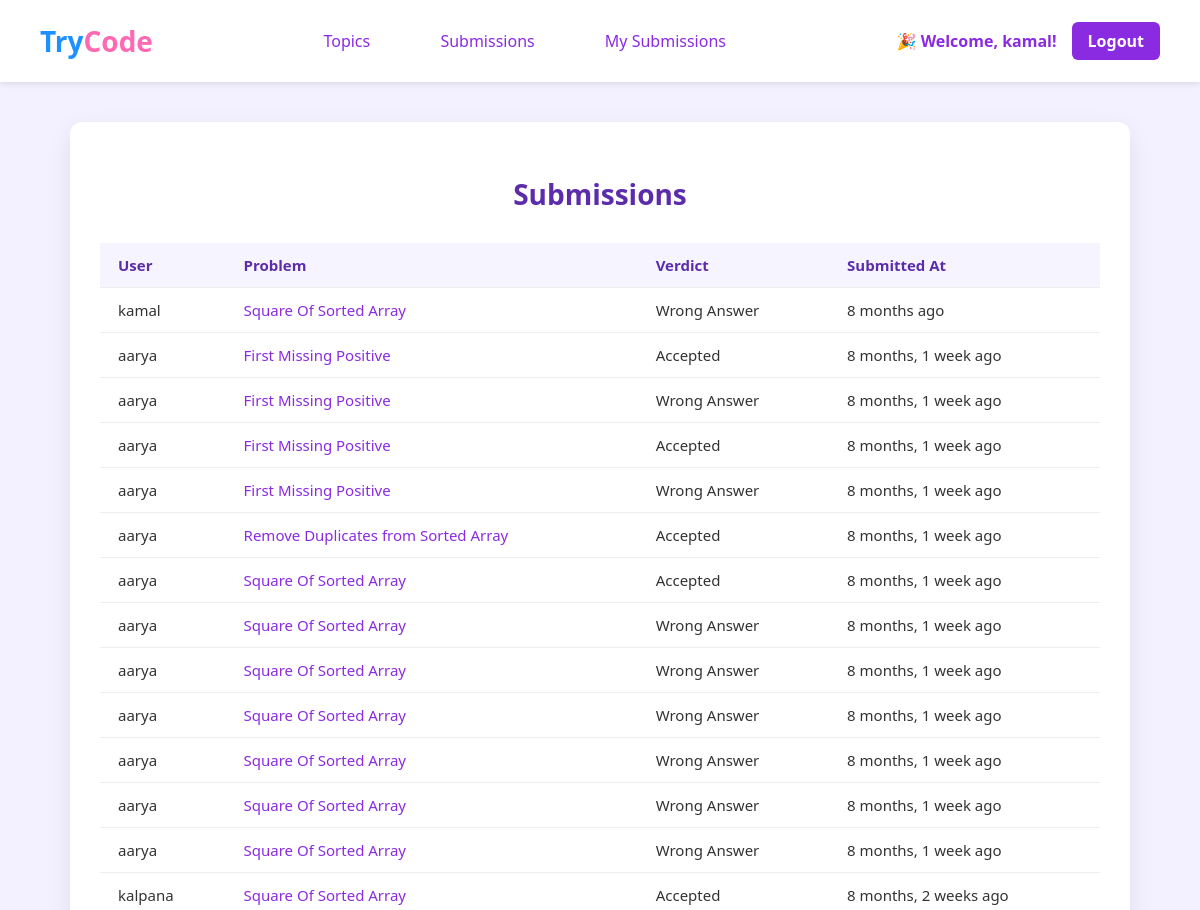
Page /submissions/ (signed in, upper part) on the earlier database version.
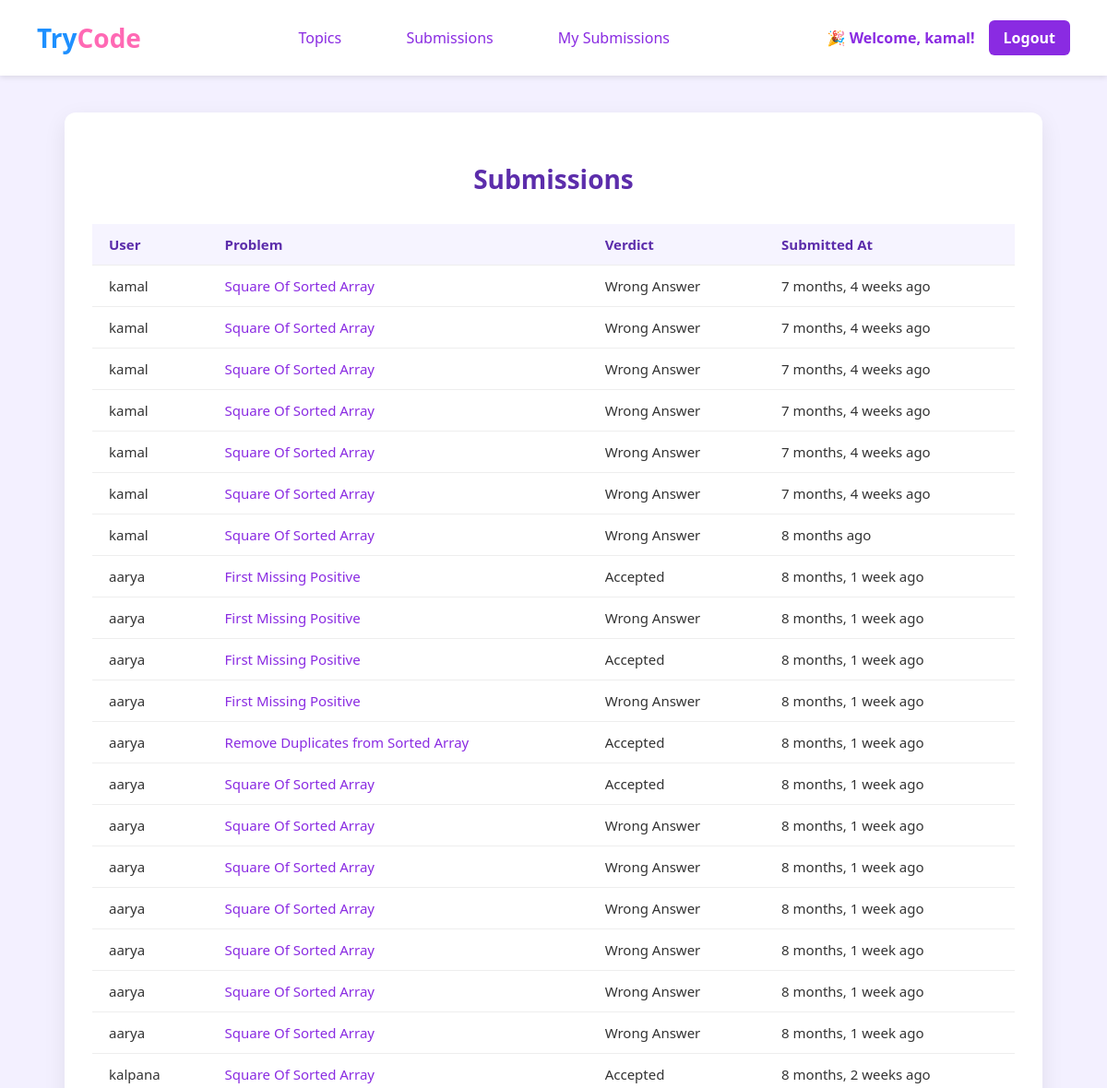
Same page on the later database version.
### authentication/models.py (models this page shows, shortened)
class Submission(models.Model):
    user = models.ForeignKey(User, on_delete=models.CASCADE)
    problem = models.ForeignKey(Problem, on_delete=models.CASCADE)
    code = models.TextField()
    language = models.CharField(max_length=10, choices=LANGUAGE_CHOICES, default='python')
    created_at = models.DateTimeField(auto_now_add=True)
    verdict = models.CharField(max_length=30, choices=[
        ('Accepted', 'Accepted'),
        ('Wrong Answer', 'Wrong Answer'),
        ('Runtime Error', 'Runtime Error'),
        ('Time Limit Exceeded', 'Time Limit Exceeded'),
        ('Compilation Error', 'Compilation Error'),
        ('Pending', 'Pending'),
    ], default='Pending')
    output = models.TextField(blank=True)
    error = models.TextField(blank=True)
    class Meta:
        indexes = [
            models.Index(fields=['user', '-created_at']),
            models.Index(fields=['problem', 'verdict']),
        ]

class Problem(models.Model):
    topic = models.ForeignKey(Topic, on_delete=models.CASCADE, related_name='problems')
    title = models.CharField(max_length=200)
    description = models.TextField()
    input_format = models.TextField()
    output_format = models.TextField()

### authentication/views.py (the view)
# urls.py: path('submissions/', views.all_submissions_view, name='submission_list'),
@login_required
def all_submissions_view(request):
    submissions = Submission.objects.all()\
        .select_related('problem', 'user')\
        .order_by('-created_at')  # Ascending by time
    return render(request, 'submissions.html', {'submissions': submissions})

### authentication/templates/submissions.html (shortened to what this page needs)
{% extends 'home.html' %}
{% load humanize %}
{% block content %}
<div class="all-submissions-container">
  <h2>Submissions</h2>
  <table>
    <tr>
      <th>User</th>
      <th>Problem</th>
      <th>Verdict</th>
      <th>Submitted At</th>
    </tr>
    {% for sub in submissions %}
      <tr>
        <td>{{ sub.user.username }}</td>
        <td><a href="">{{ sub.problem.title }}</a></td>
        <td>{{ sub.verdict }}</td>
        <td>{{ sub.created_at|naturaltime }}</td>
      </tr>
    {% endfor %}
  </table>
</div>
{% endblock %}

Differences in the rows shown:
added Submission: user.username "kamal", problem "Square Of Sorted Array", verdict "Wrong Answer", created_at "7 months, 4 weeks ago"
added Submission: user.username "kamal", problem "Square Of Sorted Array", verdict "Wrong Answer", created_at "7 months, 4 weeks ago"
added Submission: user.username "kamal", problem "Square Of Sorted Array", verdict "Wrong Answer", created_at "7 months, 4 weeks ago"
added Submission: user.username "kamal", problem "Square Of Sorted Array", verdict "Wrong Answer", created_at "7 months, 4 weeks ago"
added Submission: user.username "kamal", problem "Square Of Sorted Array", verdict "Wrong Answer", created_at "7 months, 4 weeks ago"
added Submission: user.username "kamal", problem "Square Of Sorted Array", verdict "Wrong Answer", created_at "7 months, 4 weeks ago"
